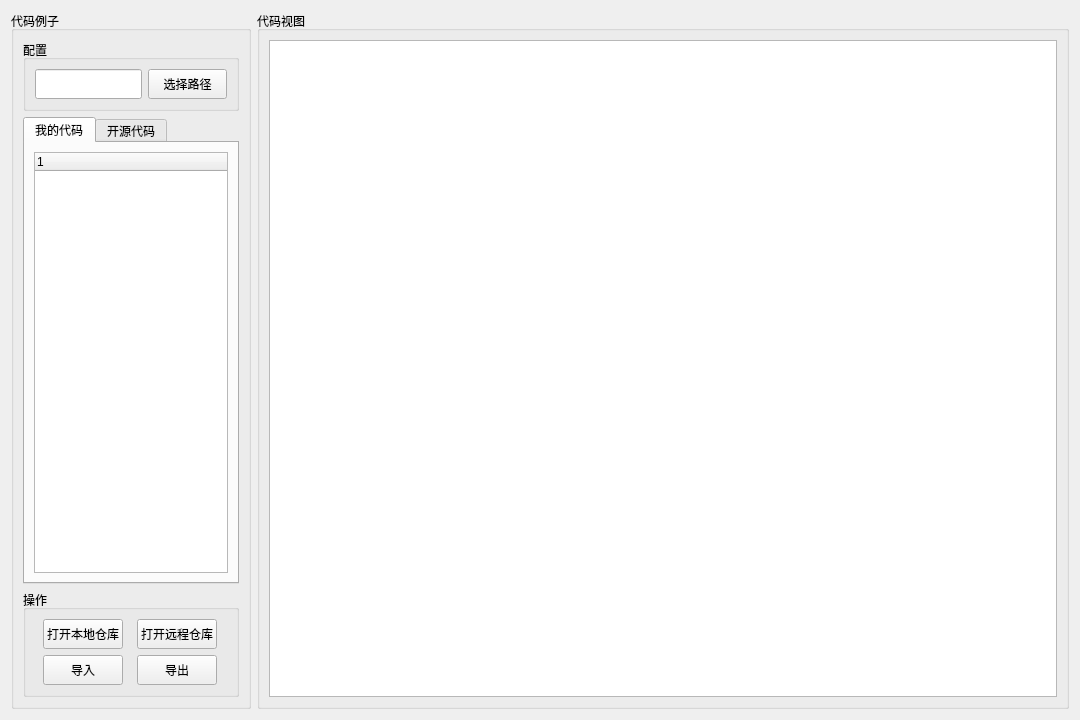
<?xml version="1.0" encoding="UTF-8"?>
<ui version="4.0">
 <class>CodeExample</class>
 <widget class="QWidget" name="CodeExample">
  <property name="geometry">
   <rect>
    <x>0</x>
    <y>0</y>
    <width>1080</width>
    <height>720</height>
   </rect>
  </property>
  <property name="minimumSize">
   <size>
    <width>180</width>
    <height>120</height>
   </size>
  </property>
  <property name="windowTitle">
   <string>CodeExample</string>
  </property>
  <layout class="QHBoxLayout" name="horizontalLayout">
   <item>
    <widget class="QGroupBox" name="groupBox_sidebar">
     <property name="maximumSize">
      <size>
       <width>240</width>
       <height>16777215</height>
      </size>
     </property>
     <property name="title">
      <string>代码例子</string>
     </property>
     <layout class="QVBoxLayout" name="verticalLayout">
      <item>
       <widget class="QGroupBox" name="groupBox_sidebar_config">
        <property name="minimumSize">
         <size>
          <width>0</width>
          <height>60</height>
         </size>
        </property>
        <property name="title">
         <string>配置</string>
        </property>
        <layout class="QHBoxLayout" name="horizontalLayout_2">
         <item>
          <widget class="QLineEdit" name="lineEdit_sidebar_config_path">
           <property name="minimumSize">
            <size>
             <width>0</width>
             <height>30</height>
            </size>
           </property>
           <property name="maximumSize">
            <size>
             <width>240</width>
             <height>16777215</height>
            </size>
           </property>
          </widget>
         </item>
         <item>
          <widget class="QPushButton" name="pushButton_sidebar_config">
           <property name="minimumSize">
            <size>
             <width>30</width>
             <height>30</height>
            </size>
           </property>
           <property name="maximumSize">
            <size>
             <width>80</width>
             <height>16777215</height>
            </size>
           </property>
           <property name="text">
            <string>选择路径</string>
           </property>
          </widget>
         </item>
        </layout>
       </widget>
      </item>
      <item>
       <widget class="QTabWidget" name="tabWidget_sidebar_codelist">
        <property name="currentIndex">
         <number>0</number>
        </property>
        <widget class="QWidget" name="tab_sidebar_codelist_my">
         <attribute name="title">
          <string>我的代码</string>
         </attribute>
         <layout class="QVBoxLayout" name="verticalLayout_3">
          <item>
           <widget class="QTreeWidget" name="treeWidget_sidebar_codelist_my">
            <column>
             <property name="text">
              <string notr="true">1</string>
             </property>
            </column>
           </widget>
          </item>
         </layout>
        </widget>
        <widget class="QWidget" name="tab_sidebar_codelist_open">
         <attribute name="title">
          <string>开源代码</string>
         </attribute>
        </widget>
       </widget>
      </item>
      <item>
       <widget class="QGroupBox" name="groupBox_sidebar_operate">
        <property name="minimumSize">
         <size>
          <width>0</width>
          <height>60</height>
         </size>
        </property>
        <property name="maximumSize">
         <size>
          <width>16777215</width>
          <height>120</height>
         </size>
        </property>
        <property name="title">
         <string>操作</string>
        </property>
        <layout class="QGridLayout" name="gridLayout">
         <item row="2" column="0">
          <widget class="QPushButton" name="pushButton_sidebar_operate_import">
           <property name="minimumSize">
            <size>
             <width>30</width>
             <height>30</height>
            </size>
           </property>
           <property name="maximumSize">
            <size>
             <width>80</width>
             <height>16777215</height>
            </size>
           </property>
           <property name="text">
            <string>导入</string>
           </property>
          </widget>
         </item>
         <item row="2" column="1">
          <widget class="QPushButton" name="pushButton_sidebar_operate_export">
           <property name="minimumSize">
            <size>
             <width>30</width>
             <height>30</height>
            </size>
           </property>
           <property name="maximumSize">
            <size>
             <width>80</width>
             <height>16777215</height>
            </size>
           </property>
           <property name="text">
            <string>导出</string>
           </property>
          </widget>
         </item>
         <item row="1" column="0">
          <widget class="QPushButton" name="pushButton_sidebar_operate_openlocal">
           <property name="minimumSize">
            <size>
             <width>30</width>
             <height>30</height>
            </size>
           </property>
           <property name="maximumSize">
            <size>
             <width>80</width>
             <height>16777215</height>
            </size>
           </property>
           <property name="text">
            <string>打开本地仓库</string>
           </property>
          </widget>
         </item>
         <item row="1" column="1">
          <widget class="QPushButton" name="pushButton_sidebar_operate_openurl">
           <property name="minimumSize">
            <size>
             <width>30</width>
             <height>30</height>
            </size>
           </property>
           <property name="maximumSize">
            <size>
             <width>80</width>
             <height>16777215</height>
            </size>
           </property>
           <property name="text">
            <string>打开远程仓库</string>
           </property>
          </widget>
         </item>
        </layout>
       </widget>
      </item>
     </layout>
    </widget>
   </item>
   <item>
    <widget class="QGroupBox" name="groupBox_view">
     <property name="title">
      <string>代码视图</string>
     </property>
     <layout class="QVBoxLayout" name="verticalLayout_2">
      <item>
       <widget class="QTextBrowser" name="textBrowser_view"/>
      </item>
     </layout>
    </widget>
   </item>
  </layout>
 </widget>
 <resources/>
 <connections/>
</ui>
